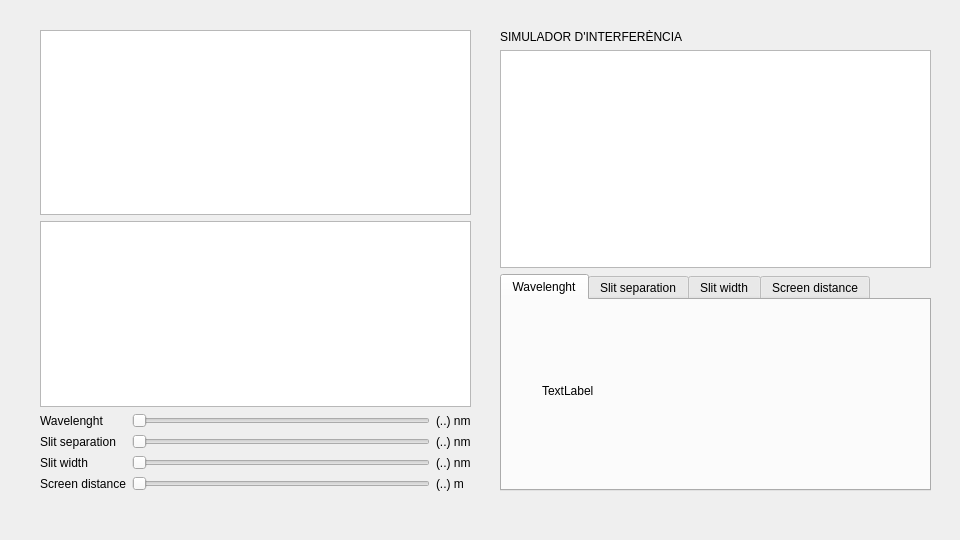
<?xml version="1.0" encoding="UTF-8"?>
<ui version="4.0">
 <class>MainWindow</class>
 <widget class="QMainWindow" name="MainWindow">
  <property name="geometry">
   <rect>
    <x>0</x>
    <y>0</y>
    <width>960</width>
    <height>540</height>
   </rect>
  </property>
  <property name="windowTitle">
   <string>MainWindow</string>
  </property>
  <widget class="QWidget" name="centralwidget">
   <widget class="QWidget" name="verticalLayoutWidget_3">
    <property name="geometry">
     <rect>
      <x>40</x>
      <y>30</y>
      <width>431</width>
      <height>461</height>
     </rect>
    </property>
    <layout class="QVBoxLayout" name="verticalLayout_3">
     <item>
      <widget class="QGraphicsView" name="graphicsView_2"/>
     </item>
     <item>
      <widget class="QGraphicsView" name="graphicsView"/>
     </item>
     <item>
      <layout class="QGridLayout" name="gridLayout_2">
       <item row="4" column="1">
        <widget class="QSlider" name="horizontalSlider_4">
         <property name="orientation">
          <enum>Qt::Horizontal</enum>
         </property>
        </widget>
       </item>
       <item row="2" column="0">
        <widget class="QLabel" name="label_6">
         <property name="text">
          <string>Slit separation</string>
         </property>
        </widget>
       </item>
       <item row="0" column="1">
        <widget class="QSlider" name="horizontalSlider">
         <property name="orientation">
          <enum>Qt::Horizontal</enum>
         </property>
        </widget>
       </item>
       <item row="3" column="0">
        <widget class="QLabel" name="label_7">
         <property name="text">
          <string>Slit width</string>
         </property>
        </widget>
       </item>
       <item row="4" column="0">
        <widget class="QLabel" name="label_8">
         <property name="text">
          <string>Screen distance</string>
         </property>
        </widget>
       </item>
       <item row="2" column="1">
        <widget class="QSlider" name="horizontalSlider_2">
         <property name="orientation">
          <enum>Qt::Horizontal</enum>
         </property>
        </widget>
       </item>
       <item row="0" column="0">
        <widget class="QLabel" name="label_5">
         <property name="text">
          <string>Wavelenght</string>
         </property>
        </widget>
       </item>
       <item row="3" column="1">
        <widget class="QSlider" name="horizontalSlider_3">
         <property name="orientation">
          <enum>Qt::Horizontal</enum>
         </property>
        </widget>
       </item>
       <item row="0" column="2">
        <widget class="QLabel" name="label_9">
         <property name="text">
          <string>(..) nm</string>
         </property>
        </widget>
       </item>
       <item row="2" column="2">
        <widget class="QLabel" name="label_10">
         <property name="text">
          <string>(..) nm</string>
         </property>
        </widget>
       </item>
       <item row="3" column="2">
        <widget class="QLabel" name="label_11">
         <property name="text">
          <string>(..) nm</string>
         </property>
        </widget>
       </item>
       <item row="4" column="2">
        <widget class="QLabel" name="label_12">
         <property name="text">
          <string>(..) m</string>
         </property>
        </widget>
       </item>
      </layout>
     </item>
    </layout>
   </widget>
   <widget class="QWidget" name="verticalLayoutWidget_4">
    <property name="geometry">
     <rect>
      <x>500</x>
      <y>30</y>
      <width>431</width>
      <height>461</height>
     </rect>
    </property>
    <layout class="QVBoxLayout" name="verticalLayout_4">
     <item>
      <widget class="QLabel" name="title">
       <property name="text">
        <string>SIMULADOR D'INTERFERÈNCIA</string>
       </property>
      </widget>
     </item>
     <item>
      <widget class="QGraphicsView" name="image1"/>
     </item>
     <item>
      <widget class="QTabWidget" name="tabWidget">
       <property name="tabPosition">
        <enum>QTabWidget::North</enum>
       </property>
       <property name="tabShape">
        <enum>QTabWidget::Rounded</enum>
       </property>
       <property name="currentIndex">
        <number>0</number>
       </property>
       <widget class="QWidget" name="tab1">
        <attribute name="title">
         <string>Wavelenght</string>
        </attribute>
        <widget class="QLabel" name="label">
         <property name="geometry">
          <rect>
           <x>40</x>
           <y>40</y>
           <width>341</width>
           <height>101</height>
          </rect>
         </property>
         <property name="text">
          <string>TextLabel</string>
         </property>
        </widget>
       </widget>
       <widget class="QWidget" name="tab2">
        <attribute name="title">
         <string>Slit separation</string>
        </attribute>
        <widget class="QLabel" name="label_2">
         <property name="geometry">
          <rect>
           <x>50</x>
           <y>40</y>
           <width>341</width>
           <height>101</height>
          </rect>
         </property>
         <property name="text">
          <string>TextLabel</string>
         </property>
        </widget>
       </widget>
       <widget class="QWidget" name="tab">
        <attribute name="title">
         <string>Slit width</string>
        </attribute>
        <widget class="QLabel" name="label_3">
         <property name="geometry">
          <rect>
           <x>40</x>
           <y>40</y>
           <width>341</width>
           <height>101</height>
          </rect>
         </property>
         <property name="text">
          <string>TextLabel</string>
         </property>
        </widget>
       </widget>
       <widget class="QWidget" name="tab_2">
        <attribute name="title">
         <string>Screen distance</string>
        </attribute>
        <widget class="QLabel" name="label_4">
         <property name="geometry">
          <rect>
           <x>40</x>
           <y>30</y>
           <width>341</width>
           <height>101</height>
          </rect>
         </property>
         <property name="text">
          <string>TextLabel</string>
         </property>
        </widget>
       </widget>
      </widget>
     </item>
    </layout>
   </widget>
  </widget>
 </widget>
 <resources/>
 <connections/>
</ui>
